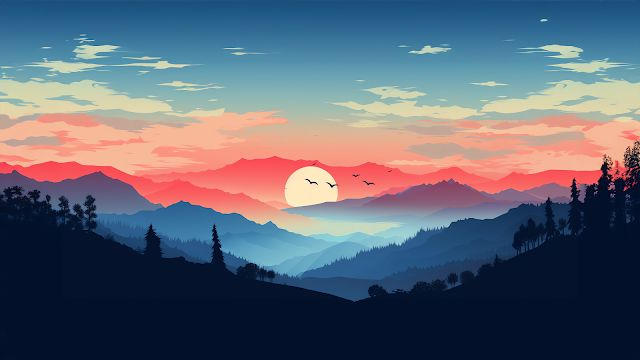
#> input picture Lab3_computer_vision/pict_hd.jpg, 640 x 360 px
$ jupyter execute lab3_CV.ipynb
#> lines starting #> are read from the running program, lines starting #| are printed output that depends on the picture
# Lab 3

## Оригинальное изображение

[cell 1]
import cv2
import matplotlib.pyplot as plt
import numpy as np

# Загрузка изображения
image = cv2.imread('pict_hd.jpg')
#> image is the input picture: shape (360, 640, 3); mean B, G, R 115.9, 101.4, 95.7

# Преобразование изображения из BGR (формат OpenCV) в RGB (формат для matplotlib)
image_rgb = cv2.cvtColor(image, cv2.COLOR_BGR2RGB)

# Отображение изображения с помощью matplotlib
plt.imshow(image_rgb)
plt.axis('off')
plt.show()

## 1. Простые геометрические преобразования (конформные, аффинные и проективные отображения)

# Проективные преобразования

[cell 2]
# Функция проективного преобразования
def perspective_transformation(img):
    rows, cols, ch = img.shape

    # Определим четыре точки для проекционного преобразования (изначальные точки)
    pts1 = np.float32([[56,65], [368,52], [28,387], [389,390]])  # Точки на исходном изображении

    # Умеренно изменим целевые точки для более естественного эффекта
    pts2 = np.float32([[50,50], [cols-50,50], [50,rows-50], [cols-100, rows-100]])  # Целевые точки слегка смещены

    # Получим матрицу проективного преобразования
    M = cv2.getPerspectiveTransform(pts1, pts2)

    # Применим проективное преобразование
    dst = cv2.warpPerspective(img, M, (cols, rows))

    return dst

# Применим проективное преобразование к изображению
perspective_img = perspective_transformation(image_rgb)

# Отобразим результат проективного преобразования
plt.figure(figsize=(6,6))
plt.imshow(perspective_img)
plt.title("Проективное преобразование")
plt.axis('off')
plt.show()

# Аффинное преобразование

[cell 3]
# Функция аффинного преобразования
def affine_transformation(img):
    rows, cols, ch = img.shape

    # Определим исходные точки для преобразования (треугольник)
    pts1 = np.float32([[50, 50], [200, 50], [50, 200]])  # Точки на исходном изображении

    # Целевые точки с более сдержанным изменением
    pts2 = np.float32([[40, 70], [210, 50], [50, 230]])  # Легкое смещение для более плавного эффекта

    # Получим матрицу аффинного преобразования
    M = cv2.getAffineTransform(pts1, pts2)

    # Применим аффинное преобразование
    dst = cv2.warpAffine(img, M, (cols, rows))

    return dst

# Применим аффинное преобразование к изображению
affine_img = affine_transformation(image_rgb)

# Отобразим результат аффинного преобразования
plt.figure(figsize=(6,6))
plt.imshow(affine_img)
plt.title("Аффинное преобразование")
plt.axis('off')
plt.show()

# Конформные преобразования

[cell 4]
# Функция конформного преобразования (вращение и масштабирование)
def conformal_transformation(img):
    rows, cols, ch = img.shape

    # Определим угол вращения и масштаб
    angle = np.radians(-5)  # Вращение на 5 градусов
    scale = 0.8 # Масштаб 0.8

    # Получим матрицу преобразования (вращение + масштаб)
    M = np.float32([[scale * np.cos(angle), -scale * np.sin(angle), -10],
                    [scale * np.sin(angle), scale * np.cos(angle), 10]])

    # Применим конформное преобразование
    dst = cv2.warpAffine(img, M, (cols, rows))

    return dst
# Применим конформное преобразование к изображению
conformal_img = conformal_transformation(image_rgb)

# Отобразим результат конформного преобразования
plt.figure(figsize=(6,6))
plt.imshow(conformal_img)
plt.title("Конформное преобразование")
plt.axis('off')
plt.show()

# Отражение по вертикали и горизонтали

[cell 5]
# Отражение по вертикали
dst_flip_vertical = cv2.flip(image, 0)  # 0 - по вертикали
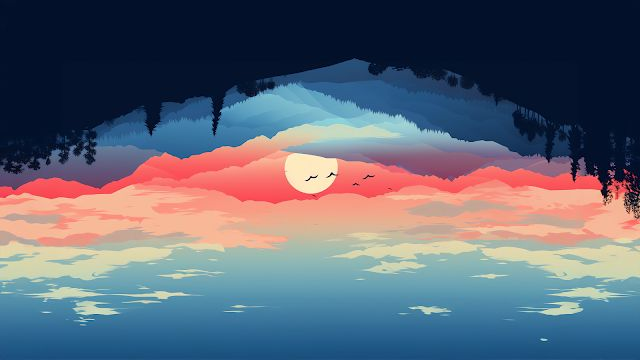
#> dst_flip_vertical: shape (360, 640, 3); mean B, G, R 115.9, 101.4, 95.7

# Отражение по горизонтали
dst_flip_horizontal = cv2.flip(image, 1)  # 1 - по горизонтали

# Отображение изображений
plt.subplot(121), plt.imshow(cv2.cvtColor(dst_flip_vertical, cv2.COLOR_BGR2RGB))
plt.title('Отражение по вертикали')
plt.axis('off')

plt.subplot(122), plt.imshow(cv2.cvtColor(dst_flip_horizontal, cv2.COLOR_BGR2RGB))
plt.title('Отражение по горизонтали')
plt.axis('off')
plt.show()

# 2. Коррекция дисторсии

[cell 6]
# Функция для коррекции дисторсии
def correct_distortion(img, K, D):
    h, w = img.shape[:2]

    # Определяем новые параметры камеры
    new_camera_matrix, roi = cv2.getOptimalNewCameraMatrix(K, D, (w, h), 1, (w, h))

    # Корректируем дисторсию
    undistorted_img = cv2.undistort(img, K, D, None, new_camera_matrix)
    x, y, w, h = roi
    undistorted_img = undistorted_img[y:y+h, x:x+w]

    return undistorted_img

# Загрузим изображение с бочкообразной дисторсией
image = cv2.imread('California-Oak.jpg')
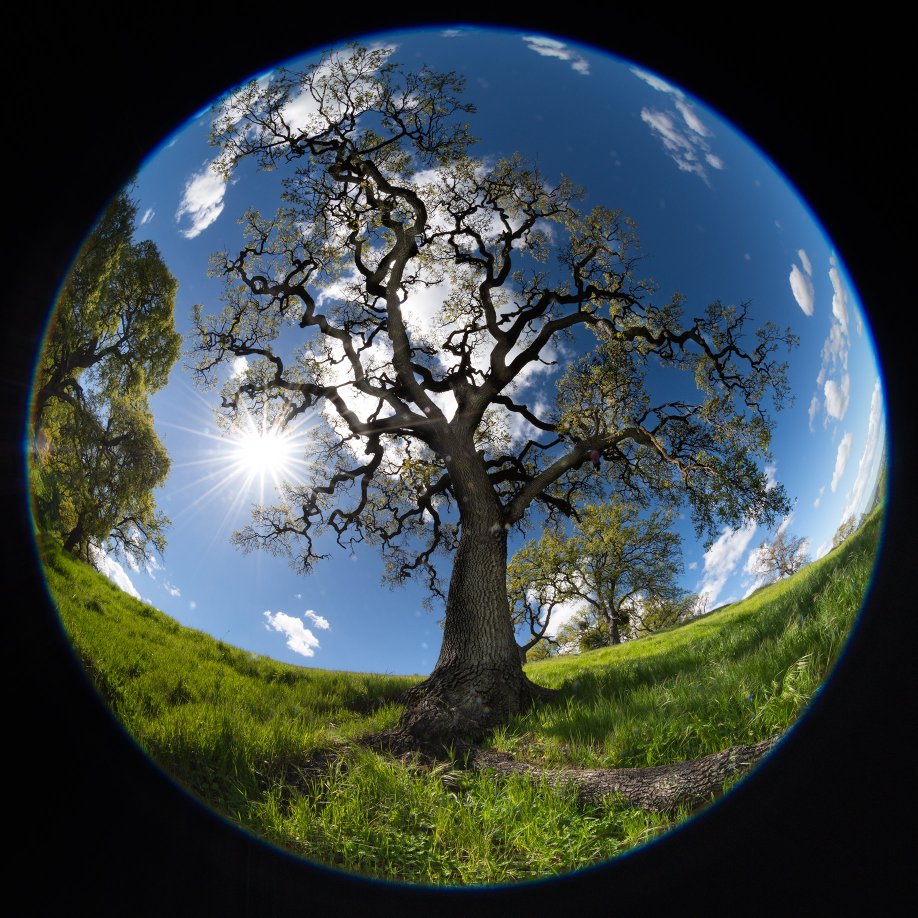
#> input picture Lab3_computer_vision/California-Oak.jpg, 1835 x 1835 px (shown at 1/2 size)
#> image is the input picture: shape (1835, 1835, 3); mean B, G, R 71.7, 72.1, 61.3

# Камера параметры
K = np.array([[800, 0, image.shape[1]//2],   # Фокальная длина в пикселях
              [0, 800, image.shape[0]//2],
              [0, 0, 1]])

# Коэффициенты дисторсии: D = [k1, k2, p1, p2, k3]
# Увеличим k1 и k2 до больших значений для сильного бочкообразного эффекта
D = np.array([-0.9, 0.6, 0, 0])  # Сильная бочкообразная дисторсия

# Применим коррекцию дисторсии
undistorted_image = correct_distortion(image, K, D)
#> in correct_distortion, `undistorted_img = undistorted_img[y:y+h, x:x+w]`:
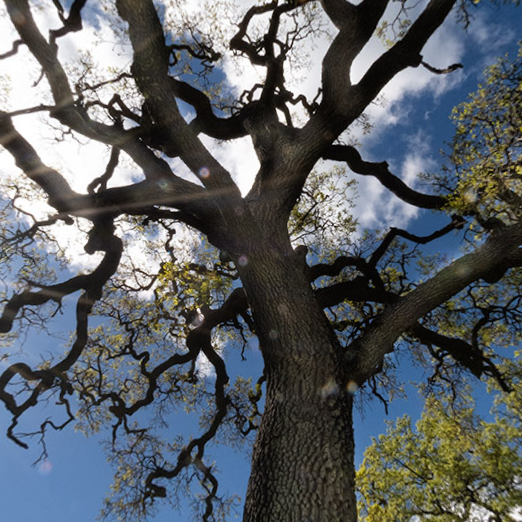
#> undistorted_img: shape (522, 522, 3); mean B, G, R 102.1, 97.3, 91.8

# Отобразим результат
plt.figure(figsize=(12,6))

# Исходное изображение с дисторсией
plt.subplot(1, 2, 1)
plt.imshow(cv2.cvtColor(image, cv2.COLOR_BGR2RGB))
plt.title('До коррекции')
plt.axis('off')

# Исправленное изображение
plt.subplot(1, 2, 2)
plt.imshow(cv2.cvtColor(undistorted_image, cv2.COLOR_BGR2RGB))
plt.title('После коррекции')
plt.axis('off')
plt.show()

# 3. Склейка изображений (Image Stitching)

[cell 7]
# Загружаем два изображения
img1 = cv2.imread('pict1.png')  # Первое изображение
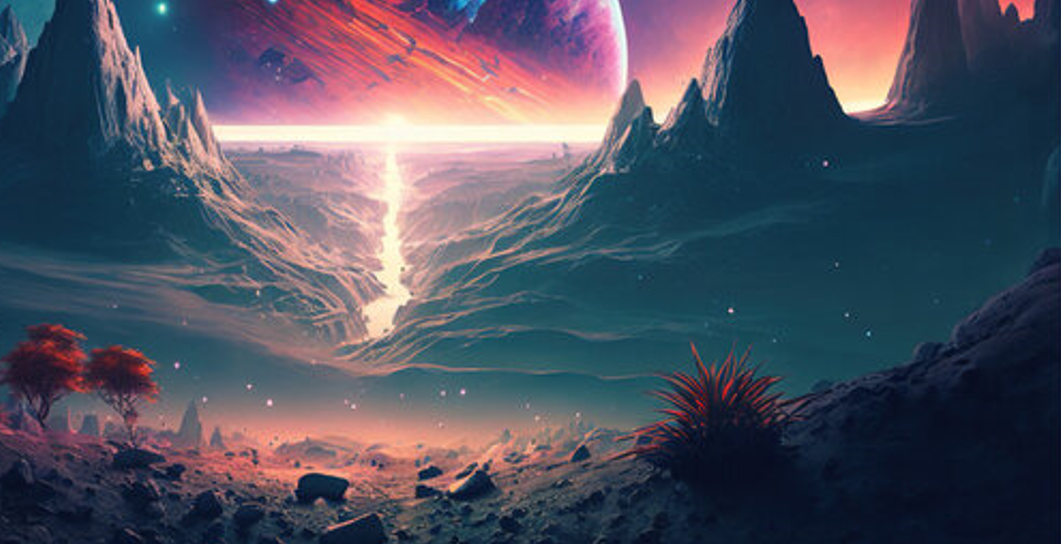
#> input picture Lab3_computer_vision/pict1.png, 1061 x 544 px
#> img1 is the input picture: shape (544, 1061, 3); mean B, G, R 96, 81.1, 79.1
img2 = cv2.imread('pict2.png')  # Второе изображение
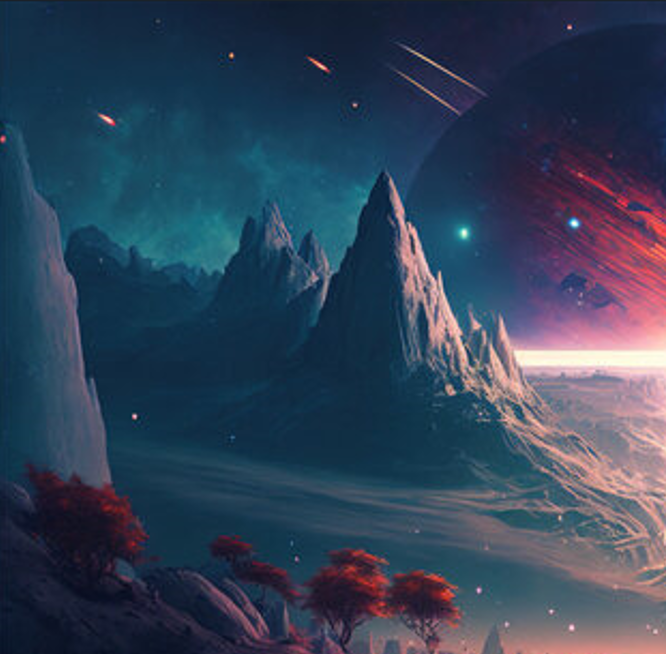
#> input picture Lab3_computer_vision/pict2.png, 666 x 654 px
#> img2 is the input picture: shape (654, 666, 3); mean B, G, R 87.9, 66.4, 51.2

# Отображаем исходные две картинки
plt.figure(figsize=(12, 6))

# Отображаем первое изображение
plt.subplot(1, 3, 1)
plt.imshow(cv2.cvtColor(img1, cv2.COLOR_BGR2RGB))
plt.title('Первая картинка (Исходная)')
plt.axis('off')

# Отображаем второе изображение
plt.subplot(1, 3, 2)
plt.imshow(cv2.cvtColor(img2, cv2.COLOR_BGR2RGB))
plt.title('Вторая картинка (Исходная)')
plt.axis('off')

# Показываем результат
plt.show()

[cell 8]
# Загрузим два изображения
img1 = cv2.imread('pict1.png')  # Первое изображение
img2 = cv2.imread('pict2.png')  # Второе изображение

# Преобразуем изображения в оттенки серого для поиска ключевых точек
gray1 = cv2.cvtColor(img1, cv2.COLOR_BGR2GRAY)
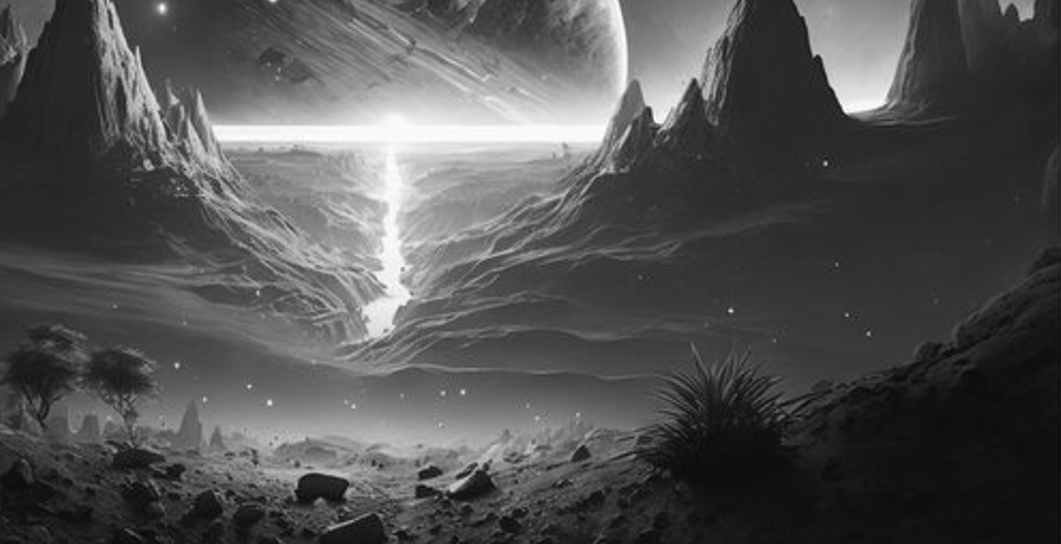
#> gray1: shape (544, 1061); min 6, max 254, mean 82.2
gray2 = cv2.cvtColor(img2, cv2.COLOR_BGR2GRAY)
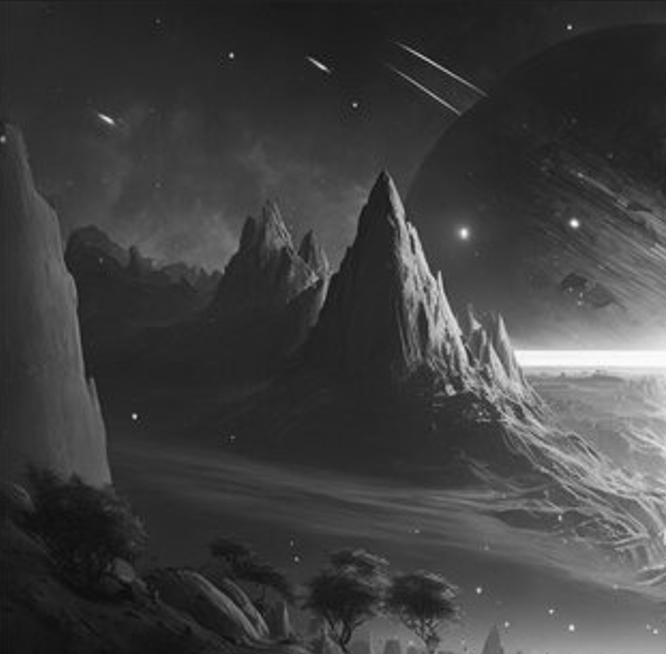
#> gray2: shape (654, 666); min 10, max 253, mean 64.3

# Используем ORB для обнаружения и описания ключевых точек
orb = cv2.ORB_create()

# Обнаруживаем ключевые точки и их дескрипторы на обоих изображениях
kp1, des1 = orb.detectAndCompute(gray1, None)
#> kp1 = 500 keypoints; strongest (x, y, size): (845, 111, 53.6), (844, 109, 77.1), (659, 118, 111.1), (842, 107, 92.6)
kp2, des2 = orb.detectAndCompute(gray2, None)
#> kp2 = 500 keypoints; strongest (x, y, size): (574, 223, 53.6), (572, 222, 44.6), (575, 223, 44.6), (134, 415, 31)

# Создаем матчеры для нахождения соответствующих точек
bf = cv2.BFMatcher(cv2.NORM_HAMMING, crossCheck=True)
matches = bf.match(des1, des2)
#> matches = 206 matches

# Сортируем матчи по расстоянию
matches = sorted(matches, key=lambda x: x.distance)

# Теперь необходимо извлечь позиции ключевых точек для гомографического преобразования
pts1 = np.float32([kp1[m.queryIdx].pt for m in matches]).reshape(-1, 1, 2)
#> pts1 = 206 rows, first 8: [152, 167], [257, 292], [159, 112], [249, 386], [176, 366], [176, 364], [137, 47], [134, 53]
pts2 = np.float32([kp2[m.trainIdx].pt for m in matches]).reshape(-1, 1, 2)
#> pts2 = 206 rows, first 8: [454, 392], [559, 517], [461, 337], [551, 611], [478, 591], [478, 589], [439, 272], [436, 278]

# Используем метод RANSAC для вычисления матрицы гомографии
matrix, mask = cv2.findHomography(pts2, pts1, cv2.RANSAC, 5.0)
#> matrix = [[0.994, 0.00242, -300.1], [-0.0035, 0.999, -223.2], [-6.65e-06, 4.43e-06, 1]]; mask = 206 values, max 1 at index 0, min 0 at index 95, mean 0.757

# Применяем гомографическое преобразование ко второму изображению
h1, w1 = img1.shape[:2]
#> h1 = 544; w1 = 1061
h2, w2 = img2.shape[:2]
#> h2 = 654; w2 = 666

# Определяем размеры итогового изображения: объединяем оба изображения
# Размеры итогового изображения будут достаточны для того, чтобы вместить обе картинки
result_size = (max(w1, w2), max(h1, h2))  # Максимальная ширина и высота из двух изображений
#> result_size = (1061, 654)

# Применяем гомографию ко второму изображению
img2_transformed = cv2.warpPerspective(img2, matrix, result_size)
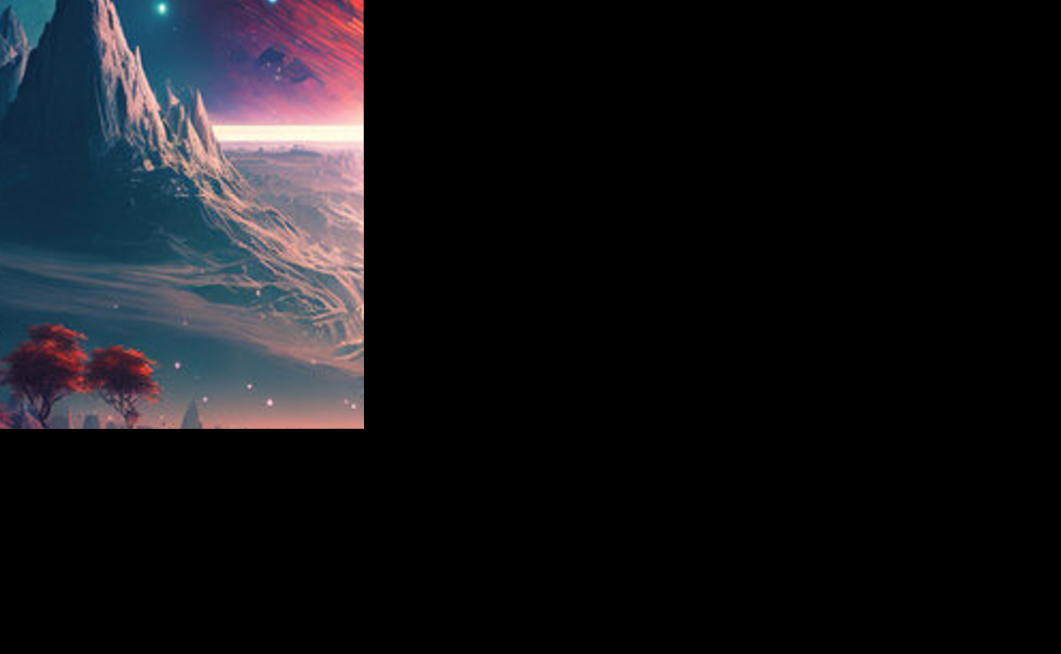
#> img2_transformed: shape (654, 1061, 3); mean B, G, R 24.5, 20.7, 20.6

# объединяем два изображения
# Для этого находим область, в которую будет вставляться первое изображение
result = np.zeros((result_size[1], result_size[0], 3), dtype=np.uint8)
result[:h1, :w1] = img1  # Вставляем первое изображение в результат

# Объединяем обе картинки, накладывая второе изображение на первую
# Применяем наложение с прозрачностью для второго изображения
cv2.addWeighted(img2_transformed, 0.5, result, 0.5, 0, result)
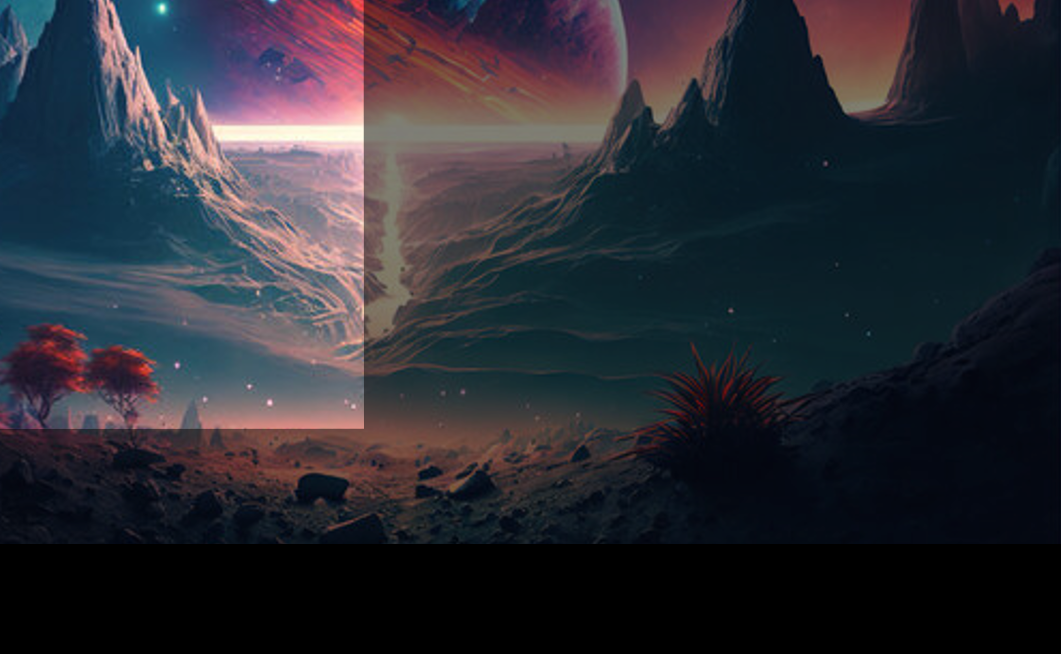
#> result: shape (654, 1061, 3); mean B, G, R 52.2, 44.1, 43.2

# Отображаем результат
plt.figure(figsize=(18, 6))

# Первое изображение
plt.subplot(1, 3, 1)
plt.imshow(cv2.cvtColor(img1, cv2.COLOR_BGR2RGB))
plt.title('1-ое изображение')
plt.axis('off')

# Второе изображение после гомографии
plt.subplot(1, 3, 2)
plt.imshow(cv2.cvtColor(img2_transformed, cv2.COLOR_BGR2RGB))
plt.title('2-ое изображение после преобразования')
plt.axis('off')

# Финальный результат склейки
plt.subplot(1, 3, 3)
plt.imshow(cv2.cvtColor(result, cv2.COLOR_BGR2RGB))
plt.title('Результат склейки изображений')
plt.axis('off')

plt.show()
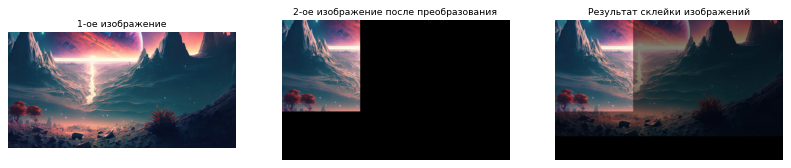
#> figure drawn by matplotlib, 3 panels
